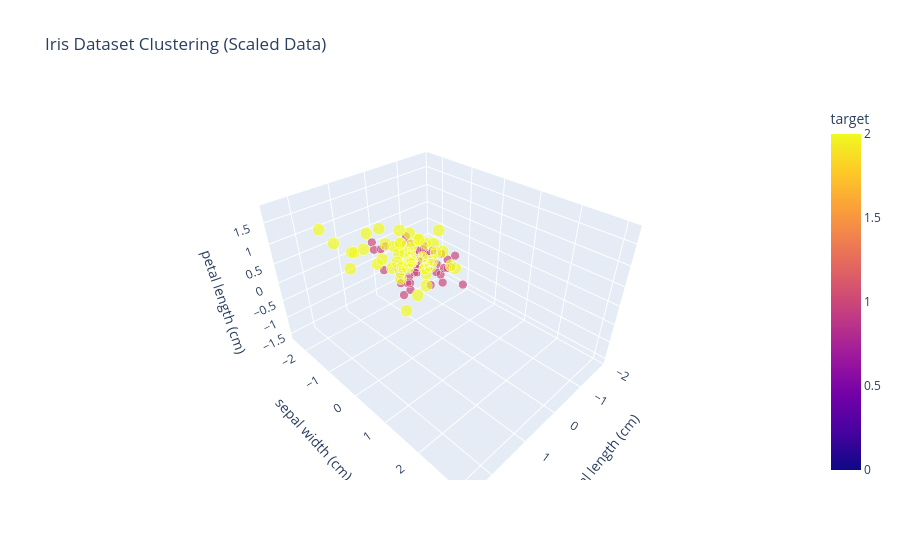

The cell this chart's notebook holds for it:
### Code cell
fig = px.scatter_3d(df_iris_scaled,
                    x=iris.feature_names[0],
                    y=iris.feature_names[1],
                    z=iris.feature_names[2],
                    color='target', # Use the scaled data for clustering
                    size = 'target', # Just for visualization, not meaningful
                    hover_name='target',
                    title="Iris Dataset Clustering (Scaled Data)",
                    category_orders={'target': sorted(df_iris['target'].unique())}) # Ensure consistent color mapping
fig.show()

### Figure 1 — Plotly figure (JSON) as saved in the notebook; plotly's stock layout.template omitted (floating-point values rounded to 4 significant figures; data arrays with more than 128 entries replaced by an {"elided": "..."} marker saying what was removed)
{"data": [{"hovertemplate": "<b>%{hovertext}</b><br><br>sepal length (cm)=%{x}<br>sepal width (cm)=%{y}<br>petal length (cm)=%{z}<br>target=%{marker.color}<extra></extra>", "hovertext": {"elided": "150 int values"}, "legendgroup": "", "marker": {"color": {"elided": "150 int values"}, "coloraxis": "coloraxis", "size": {"elided": "150 int values"}, "sizemode": "area", "sizeref": 0.005, "symbol": "circle"}, "mode": "markers", "name": "", "scene": "scene", "showlegend": false, "type": "scatter3d", "x": {"elided": "150 float values"}, "y": {"elided": "150 float values"}, "z": {"elided": "150 float values"}}], "layout": {"coloraxis": {"colorbar": {"title": {"text": "target"}}, "colorscale": [[0, "#0d0887"], [0.1111, "#46039f"], [0.2222, "#7201a8"], [0.3333, "#9c179e"], [0.4444, "#bd3786"], [0.5556, "#d8576b"], [0.6667, "#ed7953"], [0.7778, "#fb9f3a"], [0.8889, "#fdca26"], [1, "#f0f921"]]}, "legend": {"itemsizing": "constant", "tracegroupgap": 0}, "scene": {"domain": {"x": [0, 1], "y": [0, 1]}, "xaxis": {"title": {"text": "sepal length (cm)"}}, "yaxis": {"title": {"text": "sepal width (cm)"}}, "zaxis": {"title": {"text": "petal length (cm)"}}}, "title": {"text": "Iris Dataset Clustering (Scaled Data)"}}}
